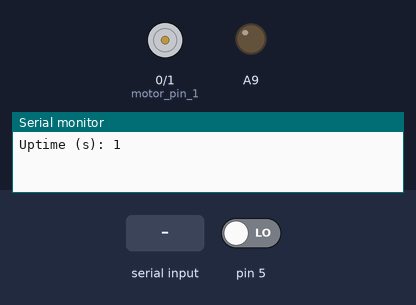
The sketch below on a simulated Teensy 4. Shown: motor-driver pin pairs drawn as motors (green arrow = first pin HIGH = forward, orange = second pin HIGH = backward, longer = more drive), output pins drawn as LEDs (lit = HIGH), the last lines printed to the serial monitor. The test bench sets the inputs (shaded band); at power-on: pin 5 LOW.

Above: at 1.2 s.
1.3 s: "set_speed" received over Serial
At 3.0 s:
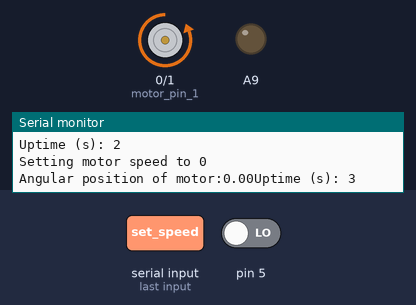
3.8 s: "set_speed90\n" received over Serial
Timing chart, 0 to 6.8 s (numbered marks = the images above; inputs shaded):
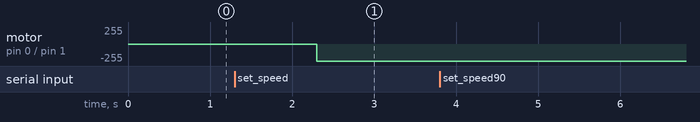

Measured:
- after the input at 1.3 s, motor on pin 0 (motor_pin_1) / pin 1 (motor_pin_2): stopped → backward 255/255 after 1.0 s

The sketch:

velocity_control.ino
```cpp
#include <IntervalTimer.h>
#include "motor_control_with_encoder.h"

int motor_pin_1 = 0;
int motor_pin_2 = 1;
int enable_A = 23;
int led_pin = 13;
int encoder_A = 5;
int encoder_B = 4;

int encoder_pos = 0;

int SERIAL_BAUD_RATE = 9600;
MotorControlWithEncoder motor_1(enable_A, motor_pin_1, motor_pin_2, encoder_A, encoder_B);
IntervalTimer response_timer;
String inString;
String motorState;

float angular_position;

void blink_light(int pin){
  digitalWrite(pin, HIGH);   // turn the LED on (HIGH is the voltage level)
  delay(1000);               // wait for a second
  digitalWrite(pin, LOW);    // turn the LED off by making the voltage LOW
  delay(1000);
}

void empty_status(){
    Serial.print("Uptime (s): ");
    Serial.println(millis() / 1000);
}

void setup_serial(){
  Serial.begin(SERIAL_BAUD_RATE);
  while (!Serial) {
    ; // wait for serial port to connect. Needed for native USB
  }
  response_timer.begin(empty_status, 1*1000000);
}

void setup() {
    motor_1.setup(motor_1_encoder_count_a);
    setup_serial();
}

void motor_1_encoder_count_a(){
	motor_1._encoder->_count_a();
}

void loop() {
    if (Serial.available() > 0) // Waiting for information
    {
        inString = Serial.readString();
        inString.trim();
        if (inString.startsWith("set_speed")){
            // extract value and send to string
            int separate_at = inString.lastIndexOf(':');
            String in_motor_speed_string = inString.substring(separate_at+1);
            int in_motor_speed = int(in_motor_speed_string.toInt());
            motor_1._motor->spin_motor(in_motor_speed);
            Serial.print("Setting motor speed to ");
            Serial.println(in_motor_speed);
        }
        angular_position = motor_1._encoder->get_angular_position();
        Serial.print("Angular position of motor:");
        Serial.print(angular_position);
    }
}
```

motor_control.cpp
```cpp
#include "Arduino.h"
#include "motor_control.h"

SimpleMotorControl::SimpleMotorControl(int in_enable_pin, int in_direction_pin_0, int in_direction_pin_1){
    _enable_pin = in_enable_pin;
    _direction_pin_0 = in_direction_pin_0;
    _direction_pin_1 = in_direction_pin_1;
    delay_between_writes_ms = 500;
};

void SimpleMotorControl::setup(){
    pinMode(_enable_pin, OUTPUT);
    pinMode(_direction_pin_0, OUTPUT);
    pinMode(_direction_pin_1, OUTPUT);
};

void SimpleMotorControl::spin_motor(int in_speed){
    if (in_speed > 0){
        spin_motor_forward(in_speed);
    }
    else{
        spin_motor_backward(in_speed);
    }
};

void SimpleMotorControl::spin_motor_forward(int in_speed){
  int speed = _clip_speed(in_speed);
  analogWrite(_enable_pin, speed);
  digitalWrite(_direction_pin_0, HIGH);
  digitalWrite(_direction_pin_1, LOW);
  // How to get around this delay?
  // Last time a write occurred otherwise skip
  // Or if value changed
  delay(delay_between_writes_ms);
};

void SimpleMotorControl::spin_motor_backward(int in_speed){
  int speed = _clip_speed(in_speed);
  analogWrite(_enable_pin, speed);
  digitalWrite(_direction_pin_0, LOW);
  digitalWrite(_direction_pin_1, HIGH);
  delay(delay_between_writes_ms);
};

int SimpleMotorControl::_clip_speed(int in_speed){
  int speed;
  if (in_speed < 0){
    speed = 0;
  }
  else if (in_speed > 255){
    speed = 255;
  }
  else{
    speed = in_speed;
  }
  return speed;
};
```

motor_control.h
```cpp
#ifndef SimpleMotorControl_h
#define SimpleMotorControl_h

#include "Arduino.h"


class SimpleMotorControl{
    public:
        SimpleMotorControl(int in_enable_pin, int in_direction_pin_0, int in_direction_pin_1);
        int delay_between_writes_ms;
        void spin_motor_forward(int);
        void spin_motor_backward(int);
        void spin_motor(int);
        void setup();
    private:
        int _enable_pin;
        int _direction_pin_0;
        int _direction_pin_1;
        int _clip_speed(int);
};


#endif // SimpleMotorControl_h
```

motor_control_with_encoder.cpp
```cpp
#include "Arduino.h"
#include "motor_control_with_encoder.h"

MotorControlWithEncoder::MotorControlWithEncoder(int enable_pin, int direction_pin_0, int direction_pin_1, int encoder_pin_a, int encoder_pin_b){
    _motor = new SimpleMotorControl(enable_pin, direction_pin_0, direction_pin_1);
    _encoder = new MotorEncoder(encoder_pin_a, encoder_pin_b);
};

void MotorControlWithEncoder::setup(void (*ISR_callback)(void)){
    _motor->setup();
    _encoder->setup(ISR_callback);
//    _encoder->setup([this]{_encoder->_count_a;});
};
```

motor_control_with_encoder.h
```cpp
#ifndef MotorControlWithEncoder_h
#define MotorControlWithEncoder_h

#include "Arduino.h"
#include "motor_control.h"
#include "motor_encoder.h"

class MotorControlWithEncoder{
    public:
        MotorControlWithEncoder(int, int, int, int, int);
        void setup(void (*ISR_callback)(void));
        SimpleMotorControl* _motor;
        MotorEncoder* _encoder;

    private:
        void _update_position_history(int, int);
};

#endif // MotorControlWithEncoder_h
```

motor_encoder.cpp
```cpp
#include "Arduino.h"
#include "motor_encoder.h"
#include "velocity_history.h"
#define _USE_MATH_DEFINES
#include "math.h"

#define TICKS_TO_REVOLUTION 1024
#define LOOK_BACK_VELOCITY_CALCULATION_TIME 1000  // 1 s

// Remember to disable to the interrupt flag if doing something to the calculations.

MotorEncoder::MotorEncoder(int in_pin_a, int in_pin_b){
    _pin_a = in_pin_a;
    _pin_b = in_pin_b;
    velocity_history = new VelocityHistory(2, HISTORY_LEN);
}

void MotorEncoder::setup(void (*ISR_callback)(void)){
    pinMode (_pin_a, INPUT);
    pinMode (_pin_b, INPUT);
//    attachInterrupt(digitalPinToInterrupt(_pin_a), _count_a, CHANGE);
    attachInterrupt(digitalPinToInterrupt(_pin_a), ISR_callback, CHANGE);
//    attachInterrupt(digitalPinToInterrupt(_pin_b), _read_state_b, FALLING);
}

void MotorEncoder::_read_state_b(){
    _state_b = digitalRead(_pin_b);
}

void MotorEncoder::_count_a(void){
// Count changes in encoder ticks
    noInterrupts();
    _state_a = digitalRead(_pin_a);
    if ((_state_a_prev == LOW) && (_state_a == HIGH)){
        if (_state_b == LOW) {
            // Rotating backward
            pos--;
        }
        else {
            // Rotating forward
            pos++;
        }
    }
    _update_position_history(millis(), pos);
    interrupts();
}

float MotorEncoder::get_angular_position(){
    //Convert ticks to angular position
    noInterrupts();
    float _pos = pos;
    interrupts();
    float unwrapped_angular_position = float(_pos)/TICKS_TO_REVOLUTION;
    float angular_position = remainder(unwrapped_angular_position, 2*M_PI);
    return angular_position;
}


int MotorEncoder::get_velocity_history_length(){
    return velocity_history->get_length();
}

void MotorEncoder::_update_position_history(int time_milli, int pos){
	std::vector<int> current_measurement = {time_milli, pos};
    velocity_history->update(current_measurement);
}

float MotorEncoder::get_angular_velocity(){
    return velocity_history->avg_velocity_over_time(LOOK_BACK_VELOCITY_CALCULATION_TIME);
}
```

motor_encoder.h
```cpp
#ifndef MotorEncoder_h
#define MotorEncoder_h

#include "Arduino.h"
#include "math.h"
#include "timer.h"
#include "velocity_history.h"

#define HISTORY_LEN 100

class MotorEncoder{
    public:
        MotorEncoder(int, int);
        void setup(void (*)(void));
        float get_angular_position();
        float get_angular_velocity();
        int get_velocity_history_length();
        volatile int pos;
        void _count_a(void);
    private:
        int _pin_a;
        int _pin_b;
        volatile int _state_a_prev = LOW;
        volatile int _state_a = LOW;
        volatile int _state_b = LOW;
        void _set_state_b();
        void _read_state_b();
        void _update_position_history(int, int);
        VelocityHistory* velocity_history;
        void(*ISR_callback)();
};


#endif // MotorEncoder_h
```

velocity_history.cpp
```cpp
#include "velocity_history.h"

//VelocityHistory::VelocityHistory(){
//    _dims = 0;
//    _history_length = 0;
//}

VelocityHistory::VelocityHistory(int dims, int length){
    _dims = dims;
    _history_length = length;
}

void VelocityHistory::update(std::vector<int> _input_data){
    // remove values if too long
    if (_history.size() > _dims) {
        _history.pop_back();
    }
    // append new value
    _history.insert(_history.begin(), _input_data);
}

int VelocityHistory::get_length(){
    return _history_length;
}

float VelocityHistory::avg_velocity_over_time(int look_back_time){
    // For each value in history starting from the front
        // if the time difference is greater than the look back time
            // break
        // else update the position difference and time to compare to
    // return velocity difference
    noInterrupts();
    std::vector<std::vector<int>> _history_copy = _history;
    interrupts();

    int current_time = millis();
    int t0;  // The time to compare against for measurement.
    int pos0;  // The position to compare against for measurement.

    for (auto x: _history_copy){
        // how to deal with roll over?
        if ((current_time - x[0]) < look_back_time) {
            pos0 = x[1];
            t0 = x[0];
        }
        else {
            break;
        }
    }
    std::vector<int> latest_measurement = _history_copy.back();
    float velocity_estimate;
    float dt = latest_measurement[0] - t0;
    if (dt == 0){
        velocity_estimate = 0.0;
    }
    else {
        velocity_estimate = (latest_measurement[1] - pos0) / dt;
    }
    return velocity_estimate;
}
```

velocity_history.h
```cpp
#ifndef VelocityHistory_h
#define VelocityHistory_h

#include "Arduino.h"
#include "ArduinoSTL.h"
#include <vector>

class VelocityHistory{
    public:
        VelocityHistory(int, int);
        void update(std::vector<int>);
        float avg_velocity_over_time(int);
        int get_length();

    private:
        unsigned int _dims;
        int _history_length;
        std::vector<std::vector<int>> _history;  // vector<vector<time, pos>>; Should this be a deque?
};


#endif // VelocityHistory_h
```
